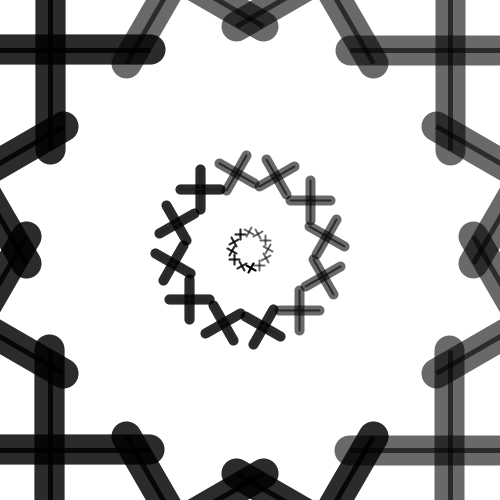
Frame 1 (no input)
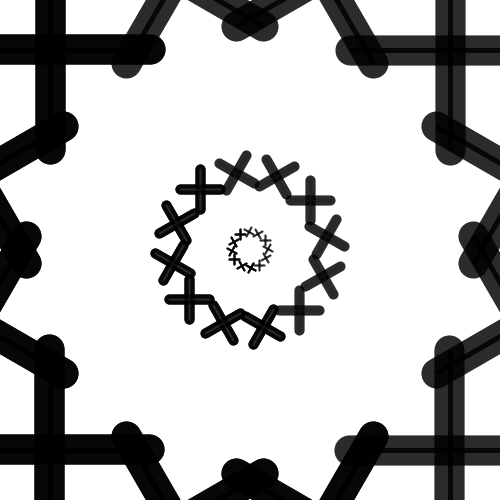
Frame 2 (the mouse pressed at the canvas centre, redrawn once)

The Processing sketch that drew these frames (run headless with seeded random() and noise(); the mouse was pressed at the canvas centre and the sketch redrawn once):

// Processing sketch: processing_82138
// ── processing_82138.pde

void setup (){
  size (500,500);
  background(255);
}

void draw(){
  translate(width/2,height/2);
  for (int i=0;i<360;i+=20)
  { //première ligne
  
  strokeWeight(2);
  rotate(radians(30));
  //plus du centre
  line(10,10,10,20);
  line(5,15,15,15);
  // deuxième ligne de plus
  stroke(100);
  line(50,40,50,80);
  line(30,60,70,60);
  //même choses sous la ligne pour faire effet de transparence
strokeWeight(10);
stroke(0,150);
  line(50,40,50,80);
  line(30,60,70,60);
  // troisième ligne de plus
  strokeCap(SQUARE);
  strokeWeight(5);
  line (200,100,200,300);
  line(100,200,300,200);
  //troisième ligne en plus épais
  strokeCap(ROUND);
 strokeWeight(30);
  stroke(0,150);
  line(200,100,200,300);
  line(100,200,300,200);
  }
  noLoop();
}
